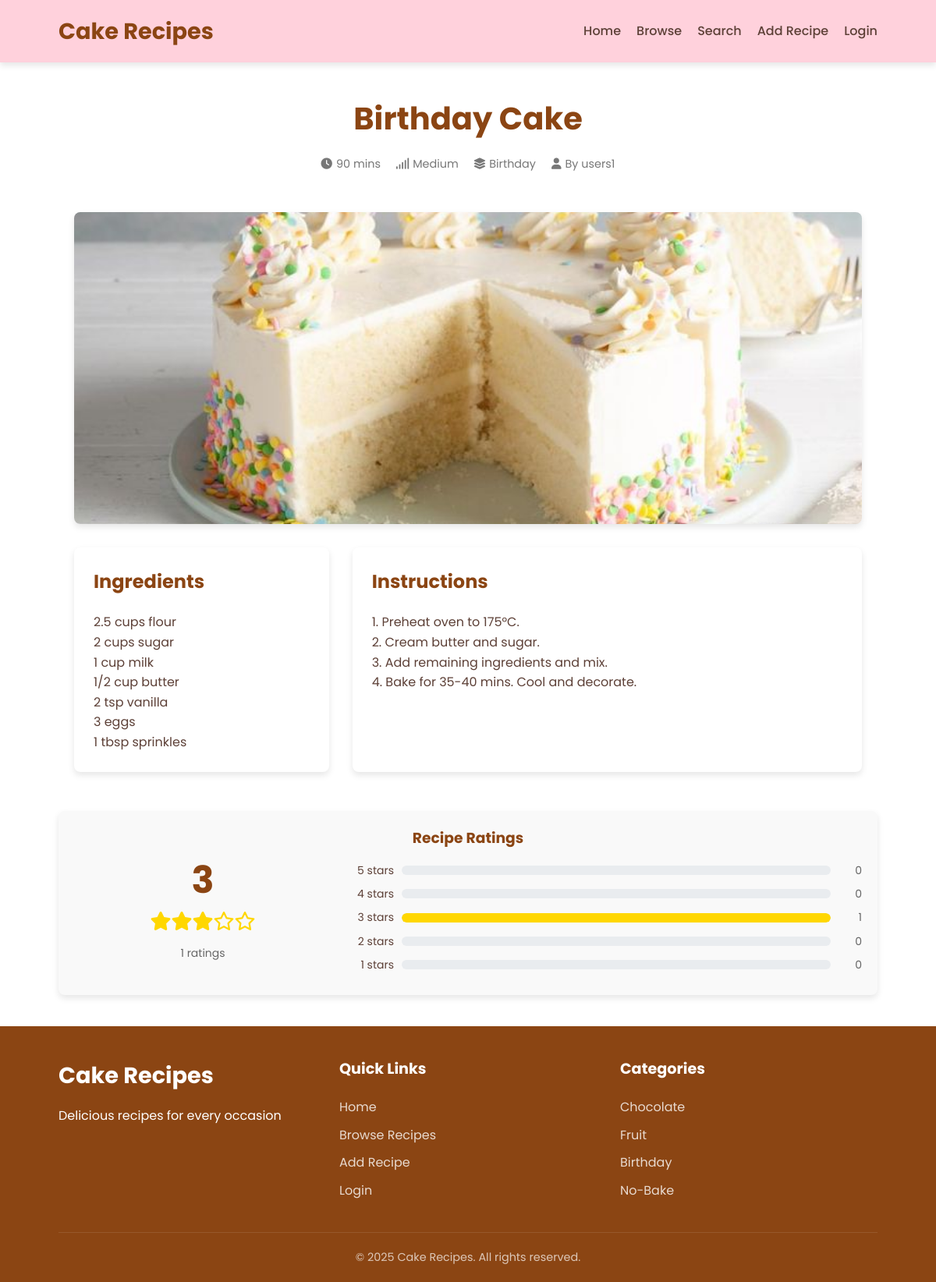
Screenshot of /recipe.php?id=6 with the database file from the repository.
### tables this page shows
CREATE TABLE `recipes` (
  `id` int(11) NOT NULL,
  `user_id` int(11) NOT NULL,
  `category_id` int(11) NOT NULL,
  `title` varchar(100) NOT NULL,
  `description` text NOT NULL,
  `ingredients` text NOT NULL,
  `instructions` text NOT NULL,
  `preparation_time` int(11) NOT NULL,
  `cooking_time` int(11) DEFAULT 0,
  `servings` int(11) DEFAULT 4,
  `difficulty` enum('easy','medium','hard') NOT NULL,
  `image_url` varchar(255) DEFAULT NULL,
  `created_at` timestamp NOT NULL DEFAULT current_timestamp()
);

CREATE TABLE `categories` (
  `id` int(11) NOT NULL,
  `name` varchar(50) NOT NULL,
  `description` text DEFAULT NULL
);

CREATE TABLE `users` (
  `id` int(11) NOT NULL,
  `username` varchar(50) NOT NULL,
  `email` varchar(100) NOT NULL,
  `password_hash` varchar(255) NOT NULL,
  `created_at` timestamp NOT NULL DEFAULT current_timestamp()
);

### recipe.php (the view, shortened to what this page needs)
<?php
include 'db.php';
?>
<!DOCTYPE html>
<html lang="en">
<head>
    <link rel="stylesheet" href="style.css">
    <link rel="stylesheet" href="https://cdnjs.cloudflare.com/ajax/libs/font-awesome/6.0.0-beta3/css/all.min.css">
</head>
<body>
    <header>
        <div class="container">
            <div class="logo">
                <h1>Cake Recipes</h1>
            </div>
            <nav>
                <ul>
                    <li><a href="index.php">Home</a></li>
                    <li><a href="browse.php">Browse</a></li>
                    <li><a href="search.php">Search</a></li>
                    <li><a href="add-recipe.php">Add Recipe</a></li>
                    <?php if(isset($_SESSION['user_id'])): ?>
                        <li><a href="logout.php">Logout</a></li>
                    <?php else: ?>
                        <li><a href="login.php">Login</a></li>
                    <?php endif; ?>
                </ul>
            </nav>
        </div>
    </header>
    <main class="container">
        <?php
        if(isset($_GET['id'])) {
            $id = intval($_GET['id']);
            $query = "SELECT r.*, c.name as category_name, u.username as author
                      FROM recipes r
                      LEFT JOIN categories c ON r.category_id = c.id
                      LEFT JOIN users u ON r.user_id = u.id
                      WHERE r.id = $id";
            $result = mysqli_query($conn, $query);
            if($result && mysqli_num_rows($result) > 0) {
                $recipe = mysqli_fetch_assoc($result);
                ?>
                <section class="recipe-details">
                    <div class="recipe-header">
                        <h1><?php echo $recipe['title']; ?></h1>
                        <div class="recipe-meta">
                            <span><i class="fas fa-clock"></i> <?php echo $recipe['preparation_time'] + $recipe['cooking_time']; ?> mins</span>
                            <span><i class="fas fa-signal"></i> <?php echo ucfirst($recipe['difficulty'] ?? 'Medium'); ?></span>
                            <span><i class="fas fa-layer-group"></i> <?php echo $recipe['category_name']; ?></span>
                            <?php if(!empty($recipe['author'])): ?>
                                <span><i class="fas fa-user"></i> By <?php echo $recipe['author']; ?></span>
                            <?php endif; ?>
                        </div>
                    </div>
                    <div class="recipe-content">
                        <div class="recipe-image">
                            <img src="<?php echo $recipe['image_url'] ?: 'default-recipe.jpg'; ?>" alt="<?php echo $recipe['title']; ?>">
                        </div>
                        <div class="recipe-info">
                            <div class="ingredients">
                                <h3>Ingredients</h3>
                                <?php echo nl2br($recipe['ingredients']); ?>
                            </div>
                            <div class="instructions">
                                <h3>Instructions</h3>
                                <?php echo nl2br($recipe['instructions']); ?>
                            </div>
                        </div>
                    </div>
                    <div class="rating-progress-section">
                        <h3>Recipe Ratings</h3>
                        <?php
                        $rating_stats_query = "SELECT rating, COUNT(*) as count FROM ratings WHERE recipe_id = $id GROUP BY rating ORDER BY rating DESC";
                        $rating_stats_result = mysqli_query($conn, $rating_stats_query);
                        $total_ratings_query = "SELECT COUNT(*) as total FROM ratings WHERE recipe_id = $id";
                        $total_ratings_result = mysqli_query($conn, $total_ratings_query);
                        $total_ratings = mysqli_fetch_assoc($total_ratings_result)['total'];
                        $rating_counts = [5 => 0, 4 => 0, 3 => 0, 2 => 0, 1 => 0];
                        if ($rating_stats_result) {
                            while ($row = mysqli_fetch_assoc($rating_stats_result)) {
                                $rating_counts[$row['rating']] = $row['count'];
                            }
                        }
                        $avg_rating_query = "SELECT AVG(rating) as avg_rating FROM ratings WHERE recipe_id = $id";
                        $avg_rating_result = mysqli_query($conn, $avg_rating_query);
                        $avg_rating = 0;
                        if ($avg_rating_result && mysqli_num_rows($avg_rating_result) > 0) {
                            $avg_rating = round(mysqli_fetch_assoc($avg_rating_result)['avg_rating'], 1);
                        }
                        ?>
                        <div class="rating-summary">
                            <div class="average-rating">
                                <span class="rating-number"><?php echo $avg_rating; ?></span>
                                <div class="rating-stars-display">
                                    <?php
                                    $filled = floor($avg_rating);
                                    $half = $avg_rating - $filled >= 0.5;
                                    for ($i = 1; $i <= 5; $i++) {
                                        if ($i <= $filled) {
                                            echo '<i class="fas fa-star"></i>';
                                        } elseif ($i == $filled + 1 && $half) {
                                            echo '<i class="fas fa-star-half-alt"></i>';
                                        } else {
                                            echo '<i class="far fa-star"></i>';
                                        }
                                    }
                                    ?>
                                </div>
                                <span class="total-ratings"><?php echo $total_ratings; ?> ratings</span>
                            </div>
                            <div class="rating-bars">
                                <?php for ($i = 5; $i >= 1; $i--):
                                    $percentage = $total_ratings > 0 ? ($rating_counts[$i] / $total_ratings) * 100 : 0;
                                ?>
                                <div class="rating-bar-row">
                                    <span class="rating-label"><?php echo $i; ?> stars</span>
                                    <div class="rating-bar">
                                        <div class="rating-bar-fill" style="width: <?php echo $percentage; ?>%"></div>
                                    </div>
                                    <span class="rating-count"><?php echo $rating_counts[$i]; ?></span>
                                </div>
                                <?php endfor; ?>
                            </div>
                        </div>
                    </div>
                </section>
                <?php
            } else {
                echo '<div class="error-message">Recipe not found.</div>';
            }
        } ?>
    </main>
    <footer>
        <div class="container">
            <div class="footer-content">
                <div class="footer-logo">
                    <h3>Cake Recipes</h3>
                    <p>Delicious recipes for every occasion</p>
                </div>
                <div class="footer-links">
                    <h4>Quick Links</h4>
                    <ul>
                        <li><a href="index.php">Home</a></li>
                        <li><a href="browse.php">Browse Recipes</a></li>
                        <li><a href="add-recipe.php">Add Recipe</a></li>
                        <li><a href="login.php">Login</a></li>
                    </ul>
                </div>
                <div class="footer-categories">
                    <h4>Categories</h4>
                    <ul>
                        <li><a href="browse.php?category=Chocolate">Chocolate</a></li>
                        <li><a href="browse.php?category=Fruit">Fruit</a></li>
                        <li><a href="browse.php?category=Birthday">Birthday</a></li>
                        <li><a href="browse.php?category=No-Bake">No-Bake</a></li>
                    </ul>
                </div>
            </div>
            <div class="footer-bottom">
                <p>&copy; 2025 Cake Recipes. All rights reserved.</p>
            </div>
        </div>
    </footer>
</body>
</html>

### rows the page displays
recipes: title "Birthday Cake", $recipe['preparation_time'] + $recipe['cooking_time'] "90", difficulty "Medium", category.name "Birthday", user.username "users1", image_url (picture), ingredients "2.5 cups flour 2 cups sugar 1 cup milk 1/2 cup butter 2 tsp vanilla 3 eggs 1 tbsp sprinkles", instructions "1. Preheat oven to 175°C. 2. Cream butter and sugar. 3. Add remaining ingredients and mix. 4. Bake for 35-40 mins. Cool and decorate.", cooking_time "0", user "1"

### other values shown
$avg_rating "3"
$total_ratings "1"
